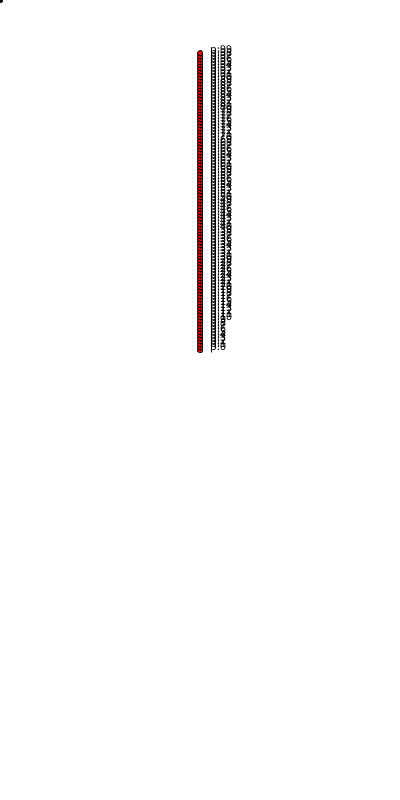
Frame 1 (no input)
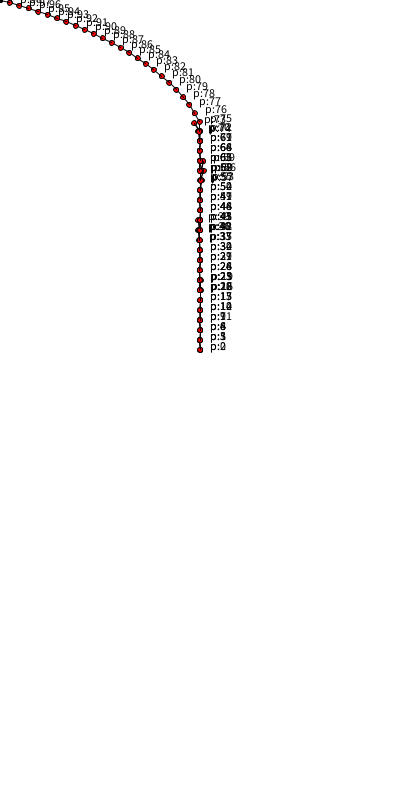
Frame 60 (the mouse pressed at the canvas centre just before this capture)
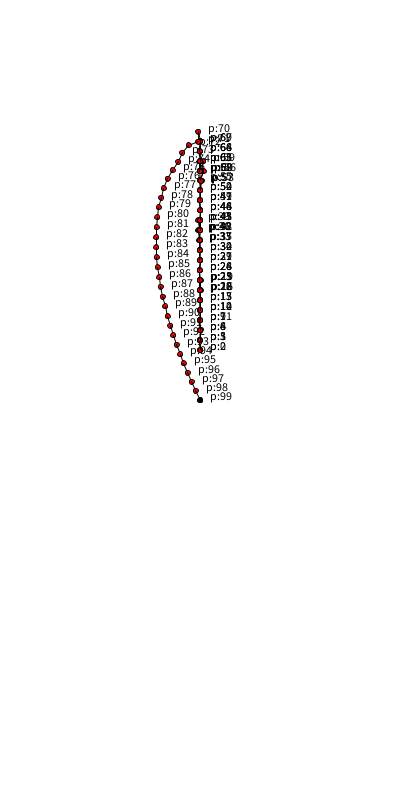
Frame 120 (the mouse held since frame 60 and released just before this capture)

The Processing sketch that drew these frames (run headless with seeded random() and noise(); from frame 60 on, the mouse is pressed at the canvas centre):

// Processing sketch: week14_10
// ── week14_10.pde
//week14-9
void setup(){
   size(400,800); 
   for(int i=0;i<N;i++){
      p[i]=new PVector(200,350-L*i); 
   }
}
int N=100,L=300/N;
PVector [] p=new PVector[N];
void draw(){
   background(255);
   for(int i=0;i<N;i++){
      if(i>0) line(p[i-1].x,p[i-1].y,p[i].x,p[i].y);
      fill(255,0,0);
      ellipse(p[i].x,p[i].y,5,5);
      fill(0);
      text("p:"+i,p[i].x+10,p[i].y);
   }
   //PVector now=new PVector(mouseX,mouseY); //現在位置
   p[N-1].x=mouseX;
   p[N-1].y=mouseY;
   for(int i=N-2;i>0;i--){
     PVector v=PVector.sub(p[i+1],p[i]).normalize().mult(10); //短向量
     //因為長度限制50，所以長向量 先長度變成1 再乘上50
     p[i].x=p[i+1].x-v.x; //新的位置，是中心，再加上長度50
     p[i].y=p[i+1].y-v.y; //新的位置，是中心，再加上長度50
     //now=p[i];
   }
   for(int i=1;i<=N-1;i++){
      PVector v=PVector.sub(p[i],p[i-1]).normalize().mult(10);
      p[i].x=p[i-1].x+v.x;
      p[i].y=p[i-1].y+v.y;
   }
   ellipse(mouseX,mouseY,5,5);
   //line(p[4].x,p[4].y,mouseX,mouseY);
}
